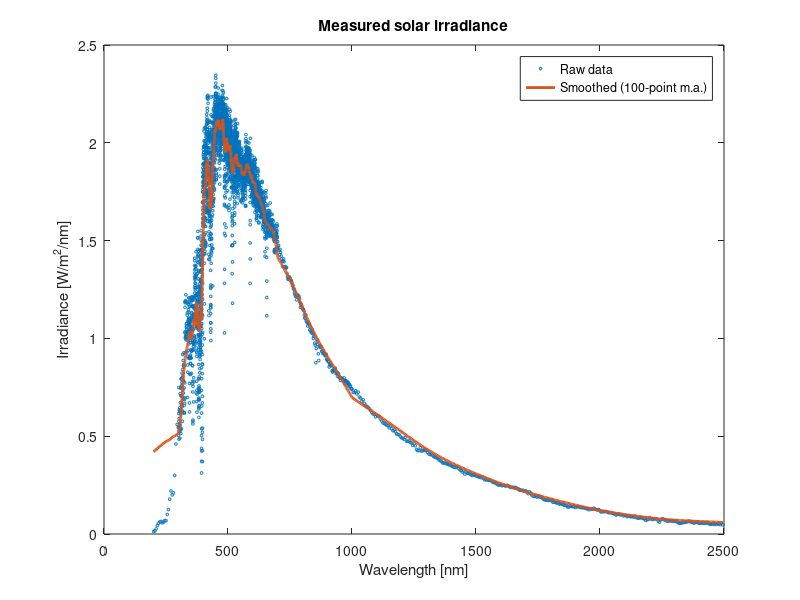
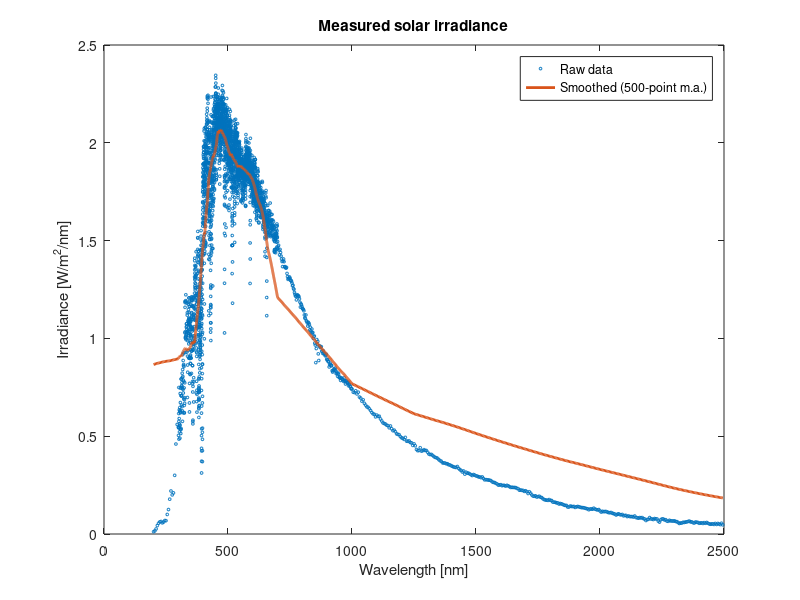

Write the MATLAB code that produced these figures, in order.
%% Solution to _Solar Radiation I_ exercise
%% 1. Load data

load solar

%% 2. Find 100-pt moving average

irrad_ma100 = movmean(irrad,100);

%% 3. Plot data and moving average

figure
plot(lambda,irrad,'o','MarkerSize',2)
hold on
plot(lambda,irrad_ma100,'LineWidth',2)
hold off
xlabel('Wavelength [nm]')
ylabel('Irradiance [W/m^2/nm]')
title('Measured solar irradiance')
legend('Raw data','Smoothed (100-point m.a.)')

%% 3. Find 500-pt moving average and plot

irrad_ma500 = movmean(irrad,500);

figure
plot(lambda,irrad,'o','MarkerSize',2)
hold on
plot(lambda,irrad_ma500,'LineWidth',2)
hold off
xlabel('Wavelength [nm]')
ylabel('Irradiance [W/m^2/nm]')
title('Measured solar irradiance')
legend('Raw data','Smoothed (500-point m.a.)')